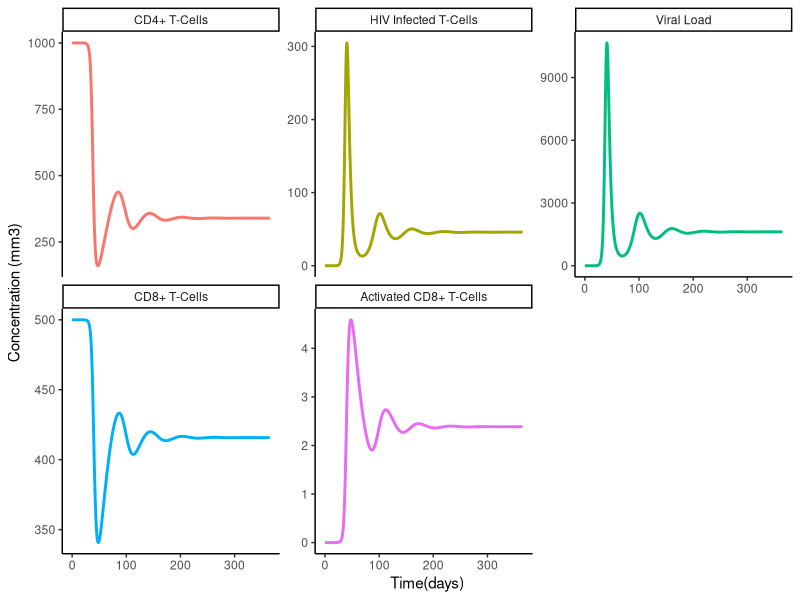
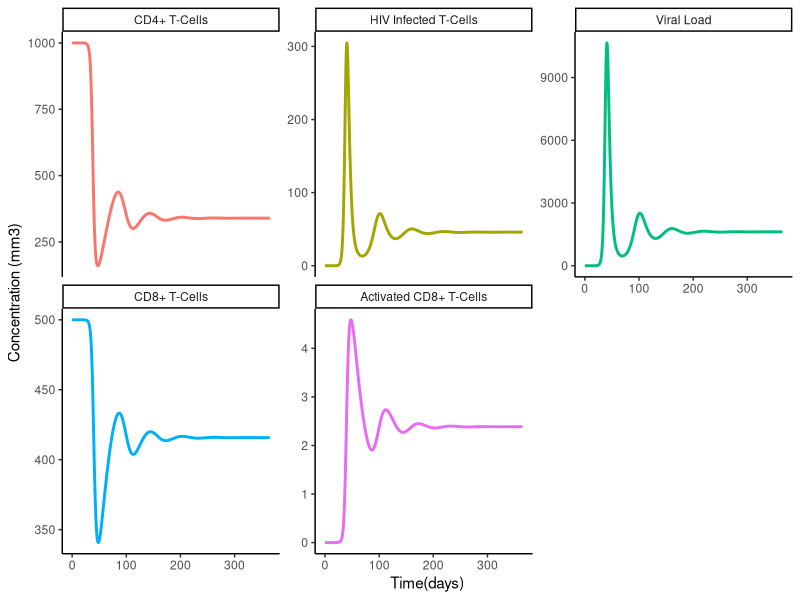

Write the R code that produced these figures, in order.
#This file models the basics of HIV within-host dynamics.
#You can run this file by typing source("In_Vivo.R") into an interactive R interpretor or you can run R -f In_Vivo.R into the terminal.

#This program solves a system of 5 differential equations 
#described at https://pdfs.semanticscholar.org/022f/3909c2f6a319345ef2d62f3526cdd5dac0ca.pdf.
#Parameters and initial values also came from https://pdfs.semanticscholar.org/022f/3909c2f6a319345ef2d62f3526cdd5dac0ca.pdf.
#The comments in this file will walk you through the description
#and solving of the below equations. 
#Then it will show you how to manipulate the output so that 
#ggplot can create a plot saved as either a png or a pdf (or a pdf). 

#RTI.R builds upon this file.


#You may need to install the following packages.
#Put install.packages("ggplot2") into the R interpretor(and same for deSolve and tidyr as needed)
library(deSolve)
library(ggplot2)
library(tidyr)


# hiv_func puts the equations, initial values, and parameters
#into one variable so that the ODE can solve it.
hiv_func <- function(t, HIV, params) {

    #the following two blocks of code explain to R what
    #what the variables inside the function are (i.e. makes
    #the connection between the in func. variables and the
    #external variables that hold their values.

    #Dependent variables (what you are solving for)
    T = HIV["T"]    #CD4+ T-cells
    I = HIV["I"]    #Infected CD4+ T-cells
    V = HIV["V"]    #Viral load (number of viruses/ virions in blood)
    Z = HIV["Z"]    #CD8+ T-cells
    ZA = HIV["ZA"]  #Activated CD8+ T-cells


    #Independent variables (physical constants, etc.)
    mu_T = params["mu_T"]          #Natural death rate of uninfected CD4+ T-cells
    mu_I = params["mu_I"]          #Natural death rate of infected CD4+ T-cells
    mu_v = params["mu_v"]          #Natural death rate of viruses and virions
    mu_z = params["mu_z"]          #Natural death rate of CD8+ T-cells
    k_v = params["k_v"]            #Average number of virions released per infected cell
    beta_z = params["beta_z"]      #CD8+ T-cell activation rate
    beta_v = params["beta_v"]      #Rate at which CD4+ T-cells become infected
    p_I = params["p_I"]            #Rate at which infected CD4+ T-cells are destroyed
    p_v = params["p_v"]            #Rate at which viruses and virions are destroyed
    lambda_T = params["lambda_T"]  #Rate at which CD4+ T-cells are created by the body
    lambda_z = params["lambda_z"]  #Rate at which CD8+ T-cells are created by the body


    # now that we have extracted the parameters, we can evaluate the
    # differential equation's right hand side
    dT = lambda_T - mu_T*T - beta_v*T*V
    dI = beta_v*T*V - mu_I*I - p_I*I*ZA
    dV = k_v*mu_I*I - mu_v*V - p_v*V*ZA
    dZ = lambda_z - mu_z*Z - beta_z*Z*V
    dZA = beta_z*Z*I -mu_z*ZA

    #Put all 5 equations into a list so the ODE can read it  
    list(c(dT, dI, dV, dZ, dZA))
}

#Parameters
parms <- c(mu_T = 0.02,        #Natural death rate of uninfected CD4+ T-cells
           mu_I = 0.24,        #Natural death rate of infected CD4+ T-cells
           mu_v = 2.4,         #Natural death rate of viruses and virions
           mu_z = 0.04,        #Natural death rate of CD8+ T-cells
           k_v = 360,          #Average number of virions released per infected cell
           beta_z = 0.000005,  #CD8+ T-cell activation rate
           beta_v = 0.000024,  #Rate at which CD4+ T-cells become infected
           p_I = 0.02,         #Rate at which infected CD4+ T-cells are destroyed
           p_v = 0.02,         #Rate at which viruses and virions are destroyed
           lambda_T = 20,      #Rate at which CD4+ T-cells are created by the body
           lambda_z = 20       #Rate at which CD8+ T-cells are created by the body
           )
	   

#Initial values
Pstart <- c(T = 1000,   #CD4+ T-cells
       	    I = 0,      #Infected CD4+ T-cells
            V = 0.001,  #Viral load 
	    Z = 500,    #CD8+ T-cells
	    ZA = 0)     #Activated CD8+ T-cells

#Time steps to solve equation for (full collection of x-axis points)
times <- seq(from=0, to=365, by= 0.01)



#Now inoke the ODE function.
#It requires four things to run: the right hand side of the function
#(hiv_func), the initial values (Pstart), time steps that need to be
#solved for (times), and equation constants (parms)
diffeq_result <- ode(
    func=hiv_func,
    y=Pstart,
    times=times,
    parms=parms)


#Take the solved equations (diffeq_result) and put it into a data frame
#ggplot2 requires such large data sets to be in a data frame for its
#plotting function
diffeq_result <- as.data.frame(diffeq_result)

#The R gather() function, extracts the data needed by ggplot.
#It also helps to massage the data in a way that preps it to be plotted. 
gathered_result <- gather(diffeq_result, variable, value, -time)


#This provides each variable, and therefore each graph, with a descriptive title.
gathered_result$variable[gathered_result$variable == "T"] <-  "CD4+ T-Cells"
gathered_result$variable[gathered_result$variable == "I"] <-  "HIV Infected T-Cells"
gathered_result$variable[gathered_result$variable == "V"] <-  "Viral Load"
gathered_result$variable[gathered_result$variable == "Z"] <-  "CD8+ T-Cells"
gathered_result$variable[gathered_result$variable == "ZA"] <- "Activated CD8+ T-Cells"

#The default order of ggplot2 is alphabetic, the factor() function enables 
#you to change the order of the plots into something more logical
#or relevant to your purposes. 
gathered_result$variable <- factor(gathered_result$variable, levels = c("CD4+ T-Cells", "HIV Infected T-Cells", "Viral Load",
                                                                        "CD8+ T-Cells", "Activated CD8+ T-Cells"))


#Now plot the data and save it in a new variable: plot_result.
plot_result <- ggplot(data = gathered_result,
                      mapping=aes(x=time, y=value, color = variable)) +
                      geom_line(linewidth = 1) + #linewidth
                      theme_classic() + #ggplot has several different themes
                      #that can be added to a plot here we are using "classic"
    
                      theme(legend.position = "none") +
                      ylab("Concentration (mm3)")+ #Y-axis title
                      xlab("Time(days)")+ #X-axis title
                      facet_wrap(~variable, scales = "free_y")#, ncol = 1) + #plot each equation on its own graph
                      coord_cartesian(
                          xlim = NULL,
                          ylim = c(0, NA)) #begin each plot at y = 0
		

#Save image to file
fname_base <- "result_ocm_1col" #name of file
extensions = c("png", "pdf") #file extension
for (ext in extensions) {
    fname <- paste(fname_base, ".", ext, sep="")
    ggsave(fname, plot_result, height = 5, width = 9) #height, width of image
    print(paste("wrote output to file ", fname)) #If successful a message will print
    #with the name of the new file
    }
